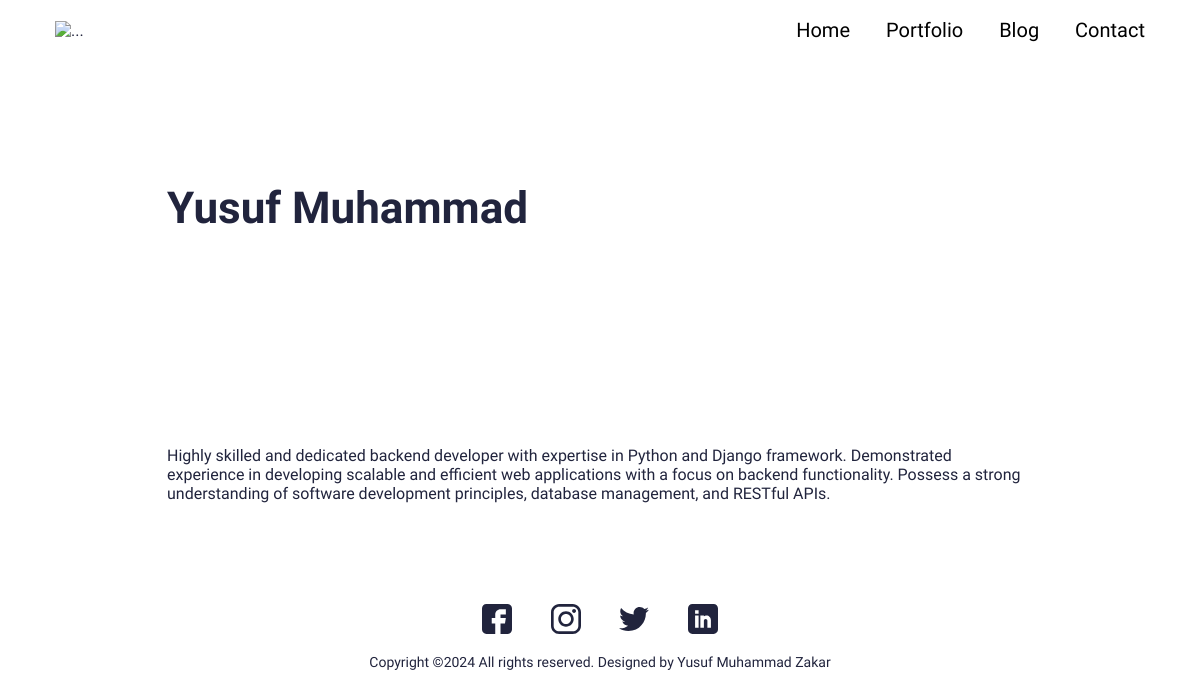
The page /portfolio/yusuf-muhammad on the database its author committed.
### main/models.py (models this page shows, shortened)
class Portfolio(models.Model):
    class Meta:
        verbose_name_plural = 'Portfolio Profiles'
        verbose_name = 'Portfolio'
        ordering = ["name"]
    date = models.DateTimeField(blank=True, null=True)
    name = models.CharField(max_length=200, blank=True, null=True)
    description = models.CharField(max_length=500, blank=True, null=True)
    body = RichTextField(blank=True, null=True)
    image = models.ImageField(blank=True, null=True, upload_to="portfolio")
    slug = models.SlugField(null=True, blank=True)
    is_active = models.BooleanField(default=True)

### main/views.py (the view)
# urls.py: path('portfolio/<slug:slug>', views.PortfolioDetailView.as_view(), name="portfolio"),
class PortfolioDetailView(generic.DetailView):
	model = Portfolio
	template_name = "main/portfolio-detail.html"

### resume/context_processors.py (called while the page is built)
def project_context(request):
    context = {
        'me': User.objects.first(),
    }
    return context

### main/templates/main/portfolio-detail.html (shortened to what this page needs)
{% extends 'main/base.html' %}
{% load static %}
{% block content %}
<section>
  <div class="innerPageBannerCol">
    <div class="container">
      <div class="row g-4 g-md-3  align-items-center">
        <div class="col-md-6">
          <div class="bannerContent">
            <h1 class="xlTitle pb-md-3">{{object.name}}</h1>
          </div>
        </div>
      </div>
    </div>
  </div>
</section>
<section>
  <div class="sectionSpaceSm">
    <div class="container">
      {{object.body|safe}}
    </div>
  </div>
</section>
{%endblock%}

### static/css/style.css (style rules this page uses)
:root { --primaryColor: #9C07B6; --primaryDarkColor: #3D0048; --primaryHoverColor: #900AA8; --secondaryColor: #F9B000; --baseColor: #21243D; --baseFont: 'Heebo', sans-serif; --titleFont: 'Courier Prime', monospace; --regular: 400; --medium: 500; --bold: 700; --black: 900; --lightBg: #F1F1F1; }
html { scroll-behavior: smooth; }
body { font-family: var(--baseFont); color: var(--baseColor); line-height: normal; }
.xlTitle { font-size: 44px; line-height: 1.3; font-weight: var(--bold); font-family: var(--titleFont) }
.sectionSpaceSm { padding: 35px 0; }
.innerPageBannerCol { padding: 180px 0 150px; }
@media (min-width:992px) { .container, .container-lg, .container-md, .container-sm, .container-xl, .container-xxl { max-width: 890px; } }

### rows shown on the page
Portfolio: name "Yusuf Muhammad", body "Highly skilled and dedicated backend developer with expertise in Python and Django framework. Demonstrated experience in developing scalable and efficient web applications with a focus on backend functionality. Possess a strong understanding of software development principles, database management, and RESTful APIs."
